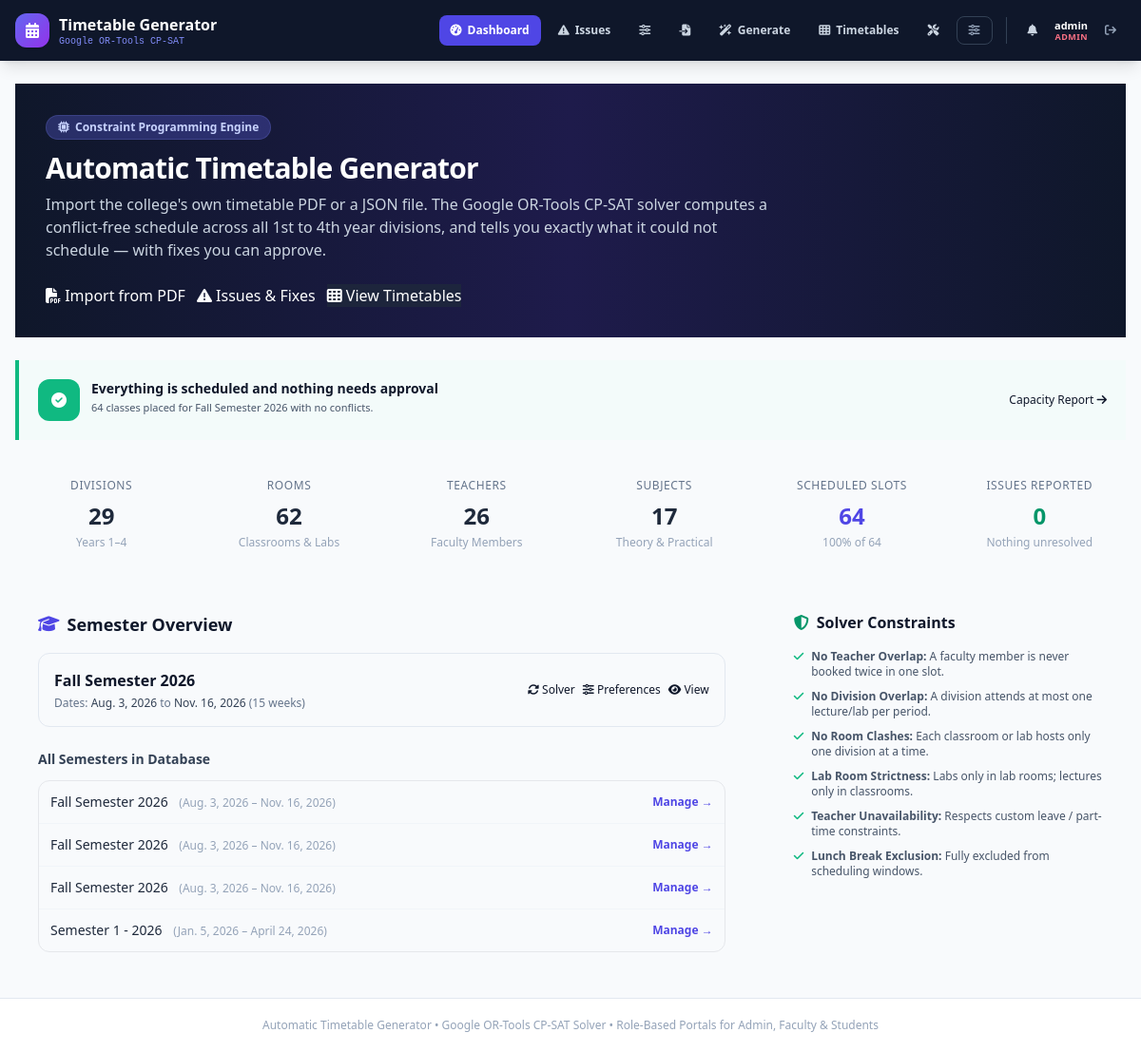
Before: / (signed in) with the older database file.
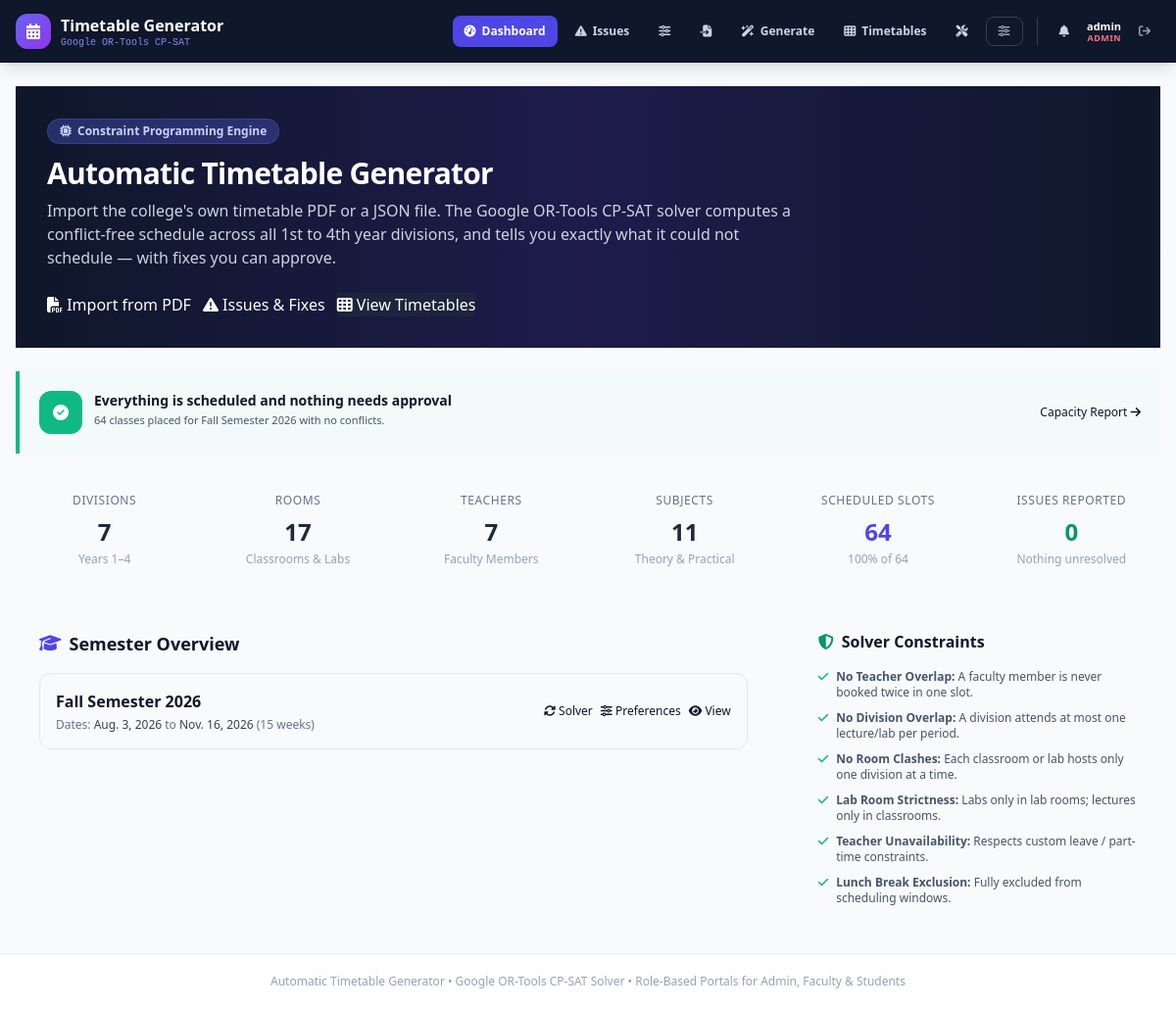
After: the same page with the newer database file.
### scheduler/models.py (models this page shows, shortened)
class Semester(models.Model):
    name = models.CharField(max_length=150)
    start_date = models.DateField()
    end_date = models.DateField()
    created_at = models.DateTimeField(auto_now_add=True)
    class Meta:
        ordering = ['-start_date']
    def number_of_weeks(self) -> int:
        return max(1, (self.end_date - self.start_date).days // 7)

### scheduler/views.py (the view)
# urls.py: path('', views.home_view, name='home'),
@login_required
def home_view(request):
    if not is_admin(request.user):
        return redirect("scheduler:my_timetable")
    semesters = Semester.objects.all().order_by("-start_date")
    active_semester = semesters.first()
    issues = (
        SchedulingIssue.objects.filter(semester=active_semester).count()
        if active_semester else 0
    )
    scheduled = (
        TimetableEntry.objects.filter(semester=active_semester).count()
        if active_semester else 0
    )
    requested = 0
    if active_semester:
        requested = sum(
            assignment.weekly_hours()
            for assignment in Assignment.objects.filter(semester=active_semester)
        )
    context = {
        "semesters": semesters,
        "active_semester": active_semester,
        "total_divisions": YearDivision.objects.count(),
        "total_rooms": Room.objects.count(),
        "total_teachers": Teacher.objects.count(),
        "total_subjects": Subject.objects.count(),
        "total_students": Student.objects.count(),
        "total_entries": scheduled,
        "total_issues": issues,
        "hours_requested": requested,
        "coverage_percent": (
            round(scheduled / requested * 100) if requested else 0
        ),
        "pending_proposals": ProposedChange.objects.filter(status="PENDING").count(),
    }
    return render(request, "scheduler/dashboard.html", context)

### scheduler/context_processors.py (called while the page is built)
def navigation_context(request):
    user = getattr(request, "user", None)
    if user is None or not user.is_authenticated:
        return {"notifications_unread": 0, "unread_count": 0}
    unread = Notification.objects.filter(recipient=user, is_read=False).count()
    return {"notifications_unread": unread, "unread_count": unread}

### scheduler/models.py (called while the page is built)
    def weekly_hours(self) -> int:
        num_weeks = self.semester.number_of_weeks()
        return math.ceil(self.total_hours_for_semester / num_weeks)

### scheduler/roles.py (called while the page is built)
def is_admin(user):
    if not user or not user.is_authenticated:
        return False
    if user.is_superuser or user.is_staff:
        return True
    return user.groups.filter(name=ADMIN_GROUP).exists()

### scheduler/templates/scheduler/dashboard.html (shortened to what the changed rows need)
{% extends "scheduler/base.html" %}
{% block content %}
<div class="space-y-6">
  <div class="card p-6 sm:p-8 bg-gradient-to-r from-slate-900 via-indigo-950 to-slate-900 text-white relative overflow-hidden">
    <div class="relative z-10 max-w-3xl">
      <h1 class="text-2xl sm:text-3xl font-extrabold tracking-tight">Automatic Timetable Generator</h1>
    </div>
  </div>
  {% if active_semester %}
  <div class="card p-4 sm:p-5 flex flex-col sm:flex-row sm:items-center justify-between gap-4 border-l-4
    {% if total_issues %}border-l-amber-500 bg-amber-50/40
    {% elif pending_proposals %}border-l-indigo-500 bg-indigo-50/40
    {% else %}border-l-emerald-500 bg-emerald-50/40{% endif %}">
    <div class="flex items-start gap-3 min-w-0">
      <div class="min-w-0">
        <p class="text-sm font-extrabold text-slate-900">
          {% if total_issues %}
            {{ total_issues }} issue{{ total_issues|pluralize }} need attention
          {% elif pending_proposals %}
            {{ pending_proposals }} suggested fix{{ pending_proposals|pluralize }} waiting for your approval
          {% else %}
            Everything is scheduled and nothing needs approval
          {% endif %}
        </p>
        <p class="text-[11px] text-slate-600 mt-0.5">
          {% if total_issues %}
            {{ total_entries }} of {{ hours_requested }} weekly hours placed ({{ coverage_percent }}%).
            Open the Issue Centre to see verified fixes.
          {% elif pending_proposals %}
            Approve a fix and everyone affected is notified automatically.
          {% else %}
            {{ total_entries }} classes placed for {{ active_semester.name }} with no conflicts.
          {% endif %}
        </p>
      </div>
    </div>
  </div>
  {% endif %}
  <div class="grid grid-cols-2 sm:grid-cols-3 lg:grid-cols-6 gap-4">
    <div class="card p-4 text-center">
      <div class="text-xs font-medium text-slate-500 uppercase tracking-wider">Divisions</div>
      <div class="mt-2 text-2xl font-bold text-slate-800">{{ total_divisions }}</div>
      <div class="mt-1 text-xs text-slate-400">Years 1–4</div>
    </div>
    <div class="card p-4 text-center">
      <div class="text-xs font-medium text-slate-500 uppercase tracking-wider">Rooms</div>
      <div class="mt-2 text-2xl font-bold text-slate-800">{{ total_rooms }}</div>
      <div class="mt-1 text-xs text-slate-400">Classrooms & Labs</div>
    </div>
    <div class="card p-4 text-center">
      <div class="text-xs font-medium text-slate-500 uppercase tracking-wider">Teachers</div>
      <div class="mt-2 text-2xl font-bold text-slate-800">{{ total_teachers }}</div>
      <div class="mt-1 text-xs text-slate-400">Faculty Members</div>
    </div>
    <div class="card p-4 text-center">
      <div class="text-xs font-medium text-slate-500 uppercase tracking-wider">Subjects</div>
      <div class="mt-2 text-2xl font-bold text-slate-800">{{ total_subjects }}</div>
      <div class="mt-1 text-xs text-slate-400">Theory & Practical</div>
    </div>
  </div>
  <div class="grid grid-cols-1 lg:grid-cols-3 gap-6">
    <div class="card p-6 lg:col-span-2">
      <h2 class="text-lg font-bold text-slate-900 flex items-center gap-2">
        <i class="fa-solid fa-graduation-cap text-indigo-600"></i> Semester Overview
      </h2>
      {% if active_semester %}
      <div class="mt-4 border rounded-xl p-4 bg-slate-50 border-slate-200">
        <div class="flex flex-col sm:flex-row sm:items-center justify-between gap-2">
          <div>
            <h3 class="text-base font-bold text-slate-900">{{ active_semester.name }}</h3>
            <p class="text-xs text-slate-500 mt-1">
              Dates: <span class="font-medium text-slate-700">{{ active_semester.start_date }}</span> to
              <span class="font-medium text-slate-700">{{ active_semester.end_date }}</span>
              ({{ active_semester.number_of_weeks }} weeks)
            </p>
          </div>
          <div class="flex gap-2">
            <a href="{% url 'scheduler:generate_timetable' %}?semester_id={{ active_semester.id }}" class="btn-primary !text-xs !py-1.5">
              <i class="fa-solid fa-rotate"></i> Solver
            </a>
            <a href="{% url 'scheduler:preferences' %}?semester_id={{ active_semester.id }}" class="btn-ghost !text-xs !py-1.5">
              <i class="fa-solid fa-sliders"></i> Preferences
            </a>
            <a href="{% url 'scheduler:timetable_view' %}?semester_id={{ active_semester.id }}" class="btn-ghost !text-xs !py-1.5">
              <i class="fa-solid fa-eye"></i> View
            </a>
          </div>
        </div>
      </div>
      {% endif %}
      {% if semesters|length > 1 %}
      <h3 class="text-sm font-semibold text-slate-700 mt-6 mb-3">All Semesters in Database</h3>
      <div class="divide-y divide-slate-100 border rounded-xl overflow-hidden">
        {% for sem in semesters %}
        <div class="p-3 flex items-center justify-between hover:bg-slate-50 text-sm">
          <div>
            <span class="font-medium text-slate-800">{{ sem.name }}</span>
            <span class="text-xs text-slate-400 ml-2">({{ sem.start_date }} – {{ sem.end_date }})</span>
          </div>
          <a href="{% url 'scheduler:generate_timetable' %}?semester_id={{ sem.id }}" class="text-xs font-semibold text-indigo-600 hover:underline">
            Manage &rarr;
          </a>
        </div>
        {% endfor %}
      </div>
      {% endif %}
    </div>
    <div class="card p-6">
      <h2 class="text-base font-bold text-slate-900 flex items-center gap-2">
        <i class="fa-solid fa-shield-halved text-emerald-600"></i> Solver Constraints
      </h2>
    </div>
  </div>
</div>
{% endblock %}

Changed rows visible on the page:
removed Semester: name "Fall Semester 2026", start_date "Aug. 3, 2026", end_date "Nov. 16, 2026", number_of_weeks "15"
removed Semester: name "Fall Semester 2026", start_date "Aug. 3, 2026", end_date "Nov. 16, 2026"
removed Semester: name "Fall Semester 2026", start_date "Aug. 3, 2026", end_date "Nov. 16, 2026"
removed Semester: name "Semester 1 - 2026", start_date "Jan. 5, 2026", end_date "April 24, 2026"
added Semester: name "Fall Semester 2026", start_date "Aug. 3, 2026", end_date "Nov. 16, 2026", number_of_weeks "15"
Other visible differences:
{{ total_divisions }}: "29" → "7"
{{ total_rooms }}: "62" → "17"
{{ total_teachers }}: "26" → "7"
{{ total_subjects }}: "17" → "11"
text no longer shown: "All Semesters in Database"
